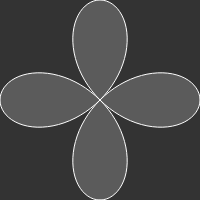
Frame 1 (no input)
Frame 60 (no input): identical to frame 1, image omitted
Frame 120 (the mouse pressed at the canvas centre since frame 60): identical to frame 1, image omitted

The p5.js sketch that drew this single still picture (run headless with seeded random() and noise() and a simulated clock; from frame 60 on, the mouse is pressed at the canvas centre):

// p5.js sketch
// ── sketch.js
/**
 * sketch.js
 *
 *
 * p5.js 레퍼런스: http://p5js.org/reference
 * 웹기술 레퍼런스: http://developer.mozilla.org
 * 로즈 메스메틱스 레퍼런스 : https://en.wikipedia.org/wiki/Rose_(mathematics)
 *
 * @author : https://github.com/Mosframe
 */


// -----------------------------------------------------------------
// 변수, 오브젝트 정의
// -----------------------------------------------------------------
var fps;



// -----------------------------------------------------------------
// p5.js 함수들
// -----------------------------------------------------------------

function setup () {

    fps = createP('');

    createCanvas(200, 200);
    background(51);

    translate( width/2, height/2 );

    var r = 100;
    stroke(255);
    fill(255,50);
    strokeWeight(1);

    // 날개 생성

    var da = PI / 100;
    var xoff = 0;
    beginShape();

    // 오른쪽 날개

    for( var a=-PI/2; a <= PI/2; a+= da ) {

        //var n = noise(xoff);
        var r = cos(2*a)*100;//map(n, 0, 1, 50, 100);
        var x = r * cos(a);
        var y = r * sin(a);
        xoff += 0.1;

        //point(x,y);
        vertex(x,y);
    }

    // 왼쪽 날개

    for( var a= PI/2; a <= 3*PI/2; a += da ) {

        //var n = noise(xoff);
        var r = cos(2*a)*100;//map(n, 0, 1, 50, 100);
        var x = r * cos(a);
        var y = r * sin(a);
        xoff -= 0.1;

        //point(x,y);
        vertex(x,y);
    }
    endShape();
}


function draw () {

    //background(0);


    fps.html(floor(frameRate()));
}


// -----------------------------------------------------------------
// 사용자 정의 함수들
// -----------------------------------------------------------------
